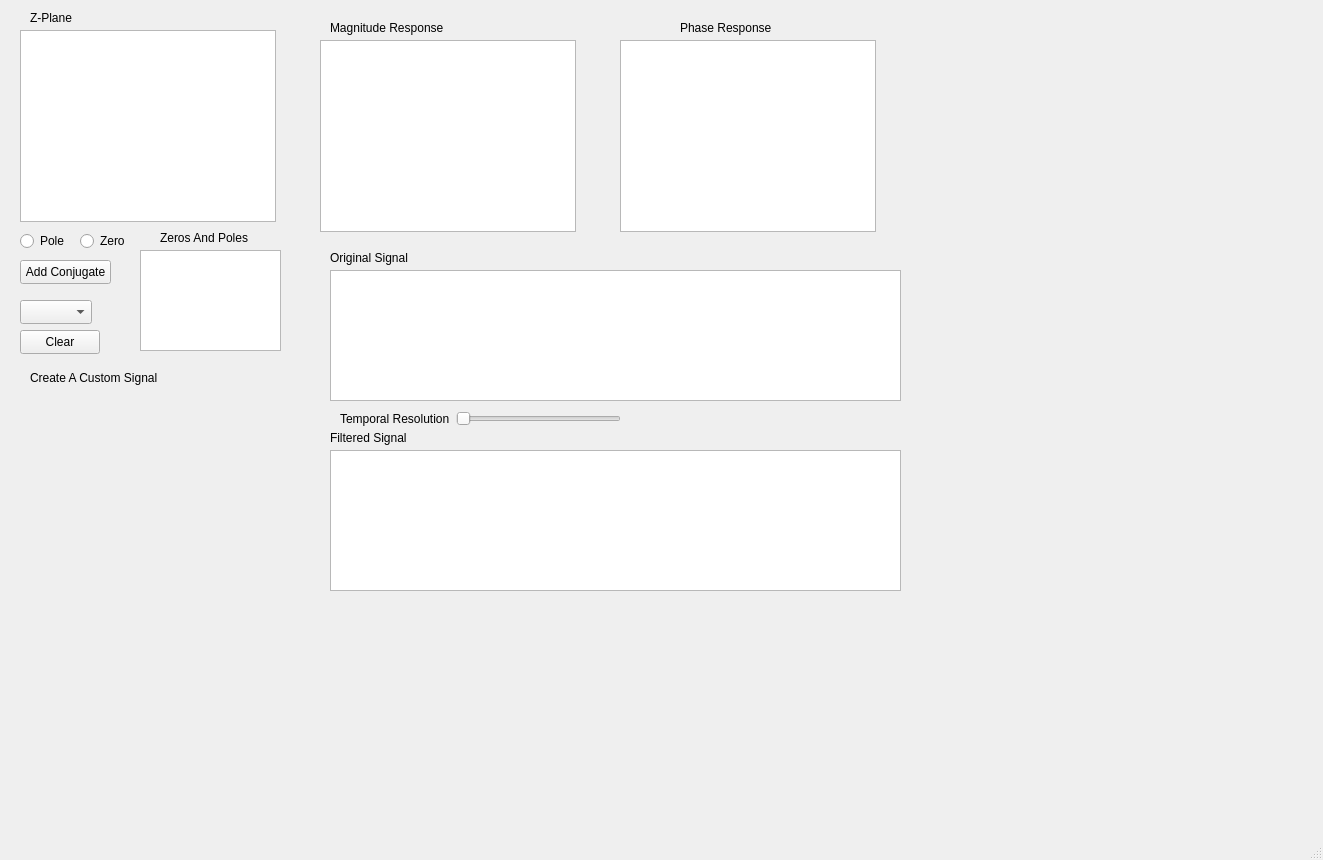
<?xml version="1.0" encoding="UTF-8"?>
<ui version="4.0">
 <class>MainWindow</class>
 <widget class="QMainWindow" name="MainWindow">
  <property name="geometry">
   <rect>
    <x>0</x>
    <y>0</y>
    <width>1323</width>
    <height>860</height>
   </rect>
  </property>
  <property name="windowTitle">
   <string>MainWindow</string>
  </property>
  <property name="styleSheet">
   <string notr="true"/>
  </property>
  <widget class="QWidget" name="centralwidget">
   <widget class="PlotWidget" name="phaseFreqResponsePlotWidget">
    <property name="geometry">
     <rect>
      <x>620</x>
      <y>40</y>
      <width>256</width>
      <height>192</height>
     </rect>
    </property>
   </widget>
   <widget class="PlotWidget" name="filteredSignalPlotWidget">
    <property name="geometry">
     <rect>
      <x>330</x>
      <y>450</y>
      <width>571</width>
      <height>141</height>
     </rect>
    </property>
   </widget>
   <widget class="PlotWidget" name="unfilteredSignalPlotWidget">
    <property name="geometry">
     <rect>
      <x>330</x>
      <y>270</y>
      <width>571</width>
      <height>131</height>
     </rect>
    </property>
   </widget>
   <widget class="QWidget" name="customSignalPaddingWidget" native="true">
    <property name="geometry">
     <rect>
      <x>30</x>
      <y>400</y>
      <width>211</width>
      <height>171</height>
     </rect>
    </property>
   </widget>
   <widget class="QLabel" name="zPlaneLabel">
    <property name="geometry">
     <rect>
      <x>30</x>
      <y>10</y>
      <width>49</width>
      <height>16</height>
     </rect>
    </property>
    <property name="text">
     <string>Z-Plane</string>
    </property>
   </widget>
   <widget class="QLabel" name="magResponseLabel">
    <property name="geometry">
     <rect>
      <x>330</x>
      <y>20</y>
      <width>181</width>
      <height>16</height>
     </rect>
    </property>
    <property name="text">
     <string>Magnitude Response </string>
    </property>
   </widget>
   <widget class="QLabel" name="phaseResponseLabel">
    <property name="geometry">
     <rect>
      <x>680</x>
      <y>20</y>
      <width>181</width>
      <height>16</height>
     </rect>
    </property>
    <property name="text">
     <string>Phase Response </string>
    </property>
   </widget>
   <widget class="QLabel" name="paddingLabel">
    <property name="geometry">
     <rect>
      <x>30</x>
      <y>370</y>
      <width>131</width>
      <height>16</height>
     </rect>
    </property>
    <property name="text">
     <string>Create A Custom Signal</string>
    </property>
   </widget>
   <widget class="QLabel" name="originalSignalLabel">
    <property name="geometry">
     <rect>
      <x>330</x>
      <y>250</y>
      <width>171</width>
      <height>16</height>
     </rect>
    </property>
    <property name="text">
     <string>Original Signal </string>
    </property>
   </widget>
   <widget class="QLabel" name="filteredSignalLabel">
    <property name="geometry">
     <rect>
      <x>330</x>
      <y>430</y>
      <width>181</width>
      <height>16</height>
     </rect>
    </property>
    <property name="text">
     <string>Filtered Signal</string>
    </property>
   </widget>
   <widget class="QRadioButton" name="addPoleRadioButton">
    <property name="geometry">
     <rect>
      <x>20</x>
      <y>230</y>
      <width>91</width>
      <height>22</height>
     </rect>
    </property>
    <property name="text">
     <string>Pole</string>
    </property>
   </widget>
   <widget class="QRadioButton" name="addZeroRadioButton">
    <property name="geometry">
     <rect>
      <x>80</x>
      <y>230</y>
      <width>91</width>
      <height>22</height>
     </rect>
    </property>
    <property name="text">
     <string>Zero</string>
    </property>
   </widget>
   <widget class="QListView" name="listView">
    <property name="geometry">
     <rect>
      <x>140</x>
      <y>250</y>
      <width>141</width>
      <height>101</height>
     </rect>
    </property>
   </widget>
   <widget class="QLabel" name="label_2">
    <property name="geometry">
     <rect>
      <x>160</x>
      <y>230</y>
      <width>111</width>
      <height>16</height>
     </rect>
    </property>
    <property name="text">
     <string>Zeros And Poles</string>
    </property>
   </widget>
   <widget class="QPushButton" name="addConjugateButton">
    <property name="geometry">
     <rect>
      <x>20</x>
      <y>260</y>
      <width>91</width>
      <height>24</height>
     </rect>
    </property>
    <property name="text">
     <string>Add Conjugate</string>
    </property>
   </widget>
   <widget class="QPushButton" name="ClearButton">
    <property name="geometry">
     <rect>
      <x>20</x>
      <y>330</y>
      <width>80</width>
      <height>24</height>
     </rect>
    </property>
    <property name="text">
     <string>Clear</string>
    </property>
   </widget>
   <widget class="QComboBox" name="whatToClearComboBox">
    <property name="geometry">
     <rect>
      <x>20</x>
      <y>300</y>
      <width>72</width>
      <height>24</height>
     </rect>
    </property>
   </widget>
   <widget class="PlotWidget" name="magFreqResponsePlotWidget">
    <property name="geometry">
     <rect>
      <x>320</x>
      <y>40</y>
      <width>256</width>
      <height>192</height>
     </rect>
    </property>
   </widget>
   <widget class="PlotWidget" name="zPlanePlotWidget">
    <property name="geometry">
     <rect>
      <x>20</x>
      <y>30</y>
      <width>256</width>
      <height>192</height>
     </rect>
    </property>
   </widget>
   <widget class="QWidget" name="">
    <property name="geometry">
     <rect>
      <x>340</x>
      <y>410</y>
      <width>281</width>
      <height>18</height>
     </rect>
    </property>
    <layout class="QHBoxLayout" name="horizontalLayout">
     <item>
      <widget class="QLabel" name="label">
       <property name="text">
        <string>Temporal Resolution</string>
       </property>
      </widget>
     </item>
     <item>
      <widget class="QSlider" name="horizontalSlider">
       <property name="orientation">
        <enum>Qt::Horizontal</enum>
       </property>
      </widget>
     </item>
    </layout>
   </widget>
  </widget>
  <widget class="QMenuBar" name="menubar">
   <property name="geometry">
    <rect>
     <x>0</x>
     <y>0</y>
     <width>1323</width>
     <height>21</height>
    </rect>
   </property>
  </widget>
  <widget class="QStatusBar" name="statusbar"/>
 </widget>
 <customwidgets>
  <customwidget>
   <class>PlotWidget</class>
   <extends>QGraphicsView</extends>
   <header>pyqtgraph</header>
   <container>1</container>
  </customwidget>
 </customwidgets>
 <resources/>
 <connections/>
</ui>
